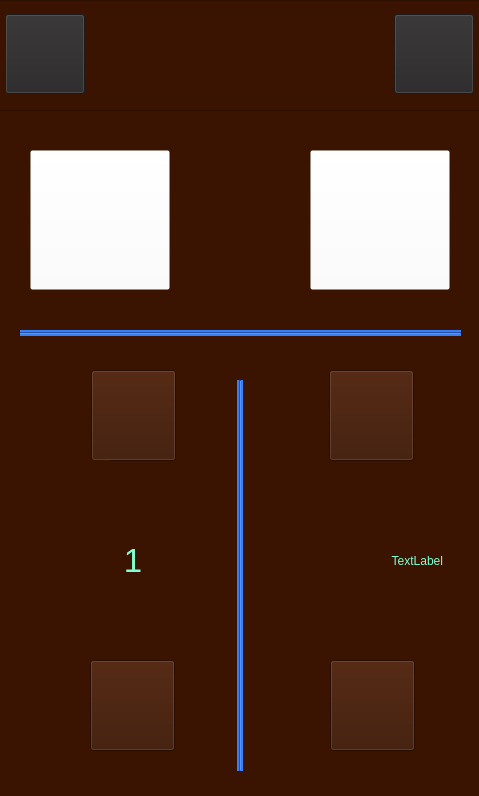
<?xml version="1.0" encoding="UTF-8"?>
<ui version="4.0">
 <class>MainWindow</class>
 <widget class="QMainWindow" name="MainWindow">
  <property name="geometry">
   <rect>
    <x>0</x>
    <y>0</y>
    <width>479</width>
    <height>796</height>
   </rect>
  </property>
  <property name="windowTitle">
   <string>MainWindow</string>
  </property>
  <property name="styleSheet">
   <string notr="true">background-color: #3A1400;</string>
  </property>
  <widget class="QWidget" name="centralWidget">
   <widget class="QPushButton" name="pushButtonVar">
    <property name="geometry">
     <rect>
      <x>63</x>
      <y>490</y>
      <width>140</width>
      <height>140</height>
     </rect>
    </property>
    <property name="sizePolicy">
     <sizepolicy hsizetype="Minimum" vsizetype="Fixed">
      <horstretch>0</horstretch>
      <verstretch>0</verstretch>
     </sizepolicy>
    </property>
    <property name="font">
     <font>
      <family>Ubuntu</family>
      <pointsize>25</pointsize>
      <weight>50</weight>
      <italic>false</italic>
      <bold>false</bold>
     </font>
    </property>
    <property name="focusPolicy">
     <enum>Qt::NoFocus</enum>
    </property>
    <property name="styleSheet">
     <string notr="true">color: rgb(127, 255, 212);
font: 25pt &quot;Ubuntu&quot;;
background-color: rgb(58, 25, 8);
</string>
    </property>
    <property name="text">
     <string>1</string>
    </property>
    <property name="flat">
     <bool>true</bool>
    </property>
   </widget>
   <widget class="QPushButton" name="pushButton">
    <property name="geometry">
     <rect>
      <x>30</x>
      <y>150</y>
      <width>140</width>
      <height>140</height>
     </rect>
    </property>
    <property name="sizePolicy">
     <sizepolicy hsizetype="Fixed" vsizetype="Fixed">
      <horstretch>0</horstretch>
      <verstretch>0</verstretch>
     </sizepolicy>
    </property>
    <property name="baseSize">
     <size>
      <width>40</width>
      <height>40</height>
     </size>
    </property>
    <property name="focusPolicy">
     <enum>Qt::NoFocus</enum>
    </property>
    <property name="styleSheet">
     <string notr="true">background-color: rgba(255, 255, 255, 10);
border-color: rgb(0, 0, 0);</string>
    </property>
    <property name="text">
     <string/>
    </property>
    <property name="flat">
     <bool>false</bool>
    </property>
   </widget>
   <widget class="QPushButton" name="pushButton_2">
    <property name="geometry">
     <rect>
      <x>310</x>
      <y>150</y>
      <width>140</width>
      <height>140</height>
     </rect>
    </property>
    <property name="sizePolicy">
     <sizepolicy hsizetype="Fixed" vsizetype="Fixed">
      <horstretch>0</horstretch>
      <verstretch>0</verstretch>
     </sizepolicy>
    </property>
    <property name="baseSize">
     <size>
      <width>40</width>
      <height>40</height>
     </size>
    </property>
    <property name="focusPolicy">
     <enum>Qt::NoFocus</enum>
    </property>
    <property name="styleSheet">
     <string notr="true">background-color: rgba(255, 255, 255, 10);
border-color: rgb(0, 0, 0);</string>
    </property>
    <property name="text">
     <string/>
    </property>
    <property name="iconSize">
     <size>
      <width>30</width>
      <height>24</height>
     </size>
    </property>
   </widget>
   <widget class="QPushButton" name="pushButton_3">
    <property name="geometry">
     <rect>
      <x>91</x>
      <y>370</y>
      <width>85</width>
      <height>91</height>
     </rect>
    </property>
    <property name="focusPolicy">
     <enum>Qt::NoFocus</enum>
    </property>
    <property name="text">
     <string/>
    </property>
   </widget>
   <widget class="QPushButton" name="pushButton_4">
    <property name="geometry">
     <rect>
      <x>90</x>
      <y>660</y>
      <width>85</width>
      <height>91</height>
     </rect>
    </property>
    <property name="focusPolicy">
     <enum>Qt::NoFocus</enum>
    </property>
    <property name="contextMenuPolicy">
     <enum>Qt::DefaultContextMenu</enum>
    </property>
    <property name="text">
     <string/>
    </property>
   </widget>
   <widget class="QFrame" name="frame">
    <property name="geometry">
     <rect>
      <x>-2</x>
      <y>0</y>
      <width>571</width>
      <height>111</height>
     </rect>
    </property>
    <property name="styleSheet">
     <string notr="true">3D1100</string>
    </property>
    <property name="frameShape">
     <enum>QFrame::StyledPanel</enum>
    </property>
    <property name="frameShadow">
     <enum>QFrame::Raised</enum>
    </property>
    <widget class="QPushButton" name="pushButton_5">
     <property name="geometry">
      <rect>
       <x>7</x>
       <y>14</y>
       <width>80</width>
       <height>80</height>
      </rect>
     </property>
     <property name="focusPolicy">
      <enum>Qt::NoFocus</enum>
     </property>
     <property name="styleSheet">
      <string notr="true">background-color: rgb(40, 38, 38);</string>
     </property>
     <property name="text">
      <string/>
     </property>
    </widget>
    <widget class="QPushButton" name="pushButton_6">
     <property name="geometry">
      <rect>
       <x>396</x>
       <y>14</y>
       <width>80</width>
       <height>80</height>
      </rect>
     </property>
     <property name="focusPolicy">
      <enum>Qt::NoFocus</enum>
     </property>
     <property name="styleSheet">
      <string notr="true">background-color: rgb(40, 38, 38);</string>
     </property>
     <property name="text">
      <string/>
     </property>
    </widget>
    <widget class="QLabel" name="label">
     <property name="geometry">
      <rect>
       <x>90</x>
       <y>10</y>
       <width>301</width>
       <height>91</height>
      </rect>
     </property>
     <property name="sizePolicy">
      <sizepolicy hsizetype="Expanding" vsizetype="Expanding">
       <horstretch>0</horstretch>
       <verstretch>0</verstretch>
      </sizepolicy>
     </property>
     <property name="font">
      <font>
       <pointsize>32</pointsize>
      </font>
     </property>
     <property name="styleSheet">
      <string notr="true"/>
     </property>
     <property name="text">
      <string/>
     </property>
     <property name="textFormat">
      <enum>Qt::PlainText</enum>
     </property>
     <property name="alignment">
      <set>Qt::AlignJustify|Qt::AlignVCenter</set>
     </property>
    </widget>
   </widget>
   <widget class="QPushButton" name="pushButton_7">
    <property name="geometry">
     <rect>
      <x>329</x>
      <y>370</y>
      <width>85</width>
      <height>91</height>
     </rect>
    </property>
    <property name="focusPolicy">
     <enum>Qt::NoFocus</enum>
    </property>
    <property name="inputMethodHints">
     <set>Qt::ImhNone</set>
    </property>
    <property name="text">
     <string/>
    </property>
   </widget>
   <widget class="QPushButton" name="pushButton_8">
    <property name="geometry">
     <rect>
      <x>330</x>
      <y>660</y>
      <width>85</width>
      <height>91</height>
     </rect>
    </property>
    <property name="focusPolicy">
     <enum>Qt::NoFocus</enum>
    </property>
    <property name="text">
     <string/>
    </property>
   </widget>
   <widget class="QLabel" name="label_2">
    <property name="geometry">
     <rect>
      <x>190</x>
      <y>170</y>
      <width>100</width>
      <height>100</height>
     </rect>
    </property>
    <property name="text">
     <string/>
    </property>
   </widget>
   <widget class="QLabel" name="label_3">
    <property name="geometry">
     <rect>
      <x>302</x>
      <y>490</y>
      <width>141</width>
      <height>141</height>
     </rect>
    </property>
    <property name="styleSheet">
     <string notr="true">font: 25pt &quot;Ubuntu&quot;;
color: rgb(127, 255, 212);
text-align:center;
</string>
    </property>
    <property name="text">
     <string>TextLabel</string>
    </property>
    <property name="alignment">
     <set>Qt::AlignRight|Qt::AlignTrailing|Qt::AlignVCenter</set>
    </property>
   </widget>
   <widget class="QLabel" name="label_4">
    <property name="geometry">
     <rect>
      <x>290</x>
      <y>490</y>
      <width>80</width>
      <height>80</height>
     </rect>
    </property>
    <property name="styleSheet">
     <string notr="true"/>
    </property>
    <property name="text">
     <string/>
    </property>
   </widget>
   <widget class="QLabel" name="label_5">
    <property name="geometry">
     <rect>
      <x>30</x>
      <y>460</y>
      <width>80</width>
      <height>80</height>
     </rect>
    </property>
    <property name="styleSheet">
     <string notr="true">color: rgb(127, 255, 212);
</string>
    </property>
    <property name="text">
     <string/>
    </property>
    <property name="scaledContents">
     <bool>true</bool>
    </property>
    <property name="alignment">
     <set>Qt::AlignCenter</set>
    </property>
   </widget>
   <widget class="Line" name="line">
    <property name="geometry">
     <rect>
      <x>237</x>
      <y>380</y>
      <width>6</width>
      <height>391</height>
     </rect>
    </property>
    <property name="autoFillBackground">
     <bool>false</bool>
    </property>
    <property name="styleSheet">
     <string notr="true">background-color: rgb(56, 126, 246);
</string>
    </property>
    <property name="orientation">
     <enum>Qt::Vertical</enum>
    </property>
   </widget>
   <widget class="Line" name="line_2">
    <property name="geometry">
     <rect>
      <x>20</x>
      <y>330</y>
      <width>441</width>
      <height>6</height>
     </rect>
    </property>
    <property name="styleSheet">
     <string notr="true">background-color: rgb(56, 126, 246);
</string>
    </property>
    <property name="orientation">
     <enum>Qt::Horizontal</enum>
    </property>
   </widget>
  </widget>
 </widget>
 <layoutdefault spacing="6" margin="11"/>
 <resources/>
 <connections/>
</ui>
